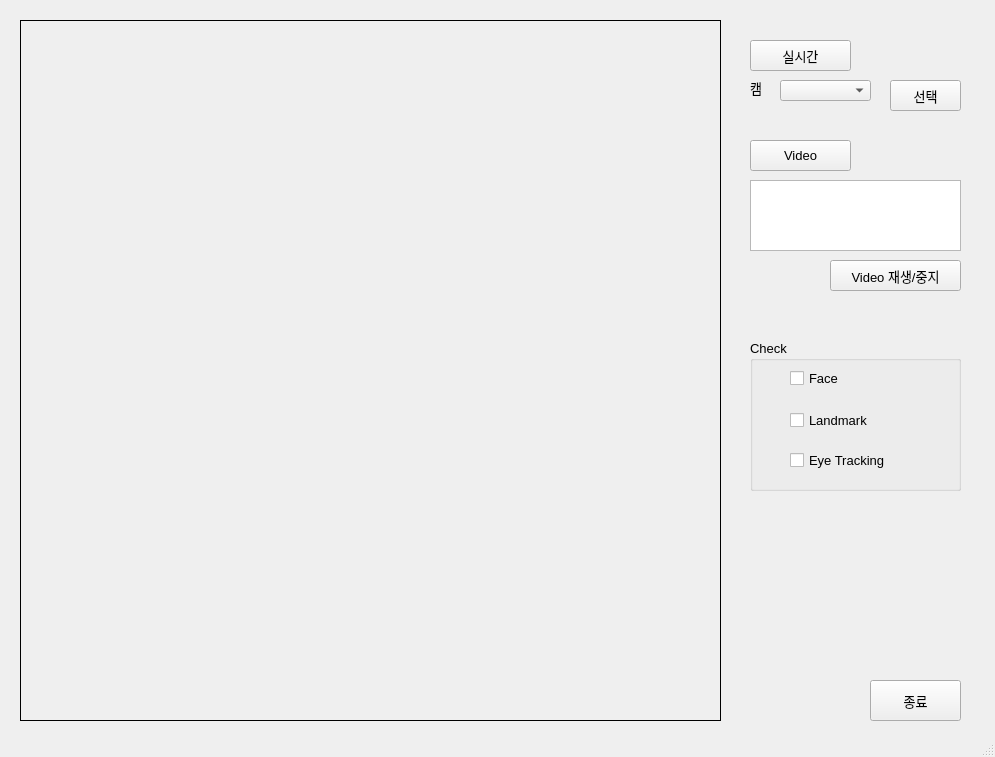
<?xml version="1.0" encoding="UTF-8"?>
<ui version="4.0">
 <class>MainWindow</class>
 <widget class="QMainWindow" name="MainWindow">
  <property name="geometry">
   <rect>
    <x>0</x>
    <y>0</y>
    <width>995</width>
    <height>757</height>
   </rect>
  </property>
  <property name="windowTitle">
   <string>MainWindow</string>
  </property>
  <widget class="QWidget" name="centralwidget">
   <widget class="QGroupBox" name="groupBox">
    <property name="geometry">
     <rect>
      <x>750</x>
      <y>340</y>
      <width>211</width>
      <height>151</height>
     </rect>
    </property>
    <property name="font">
     <font>
      <family>Arial</family>
      <pointsize>10</pointsize>
     </font>
    </property>
    <property name="autoFillBackground">
     <bool>false</bool>
    </property>
    <property name="title">
     <string>Check</string>
    </property>
    <property name="flat">
     <bool>false</bool>
    </property>
    <property name="checkable">
     <bool>false</bool>
    </property>
    <widget class="QCheckBox" name="face_checkBox">
     <property name="geometry">
      <rect>
       <x>40</x>
       <y>30</y>
       <width>85</width>
       <height>16</height>
      </rect>
     </property>
     <property name="font">
      <font>
       <family>Arial</family>
       <pointsize>10</pointsize>
      </font>
     </property>
     <property name="text">
      <string>Face</string>
     </property>
    </widget>
    <widget class="QCheckBox" name="land_checkBox">
     <property name="geometry">
      <rect>
       <x>40</x>
       <y>70</y>
       <width>111</width>
       <height>21</height>
      </rect>
     </property>
     <property name="font">
      <font>
       <family>Arial</family>
       <pointsize>10</pointsize>
      </font>
     </property>
     <property name="text">
      <string>Landmark</string>
     </property>
    </widget>
    <widget class="QCheckBox" name="eye_checkBox">
     <property name="geometry">
      <rect>
       <x>40</x>
       <y>110</y>
       <width>131</width>
       <height>21</height>
      </rect>
     </property>
     <property name="font">
      <font>
       <family>Arial</family>
       <pointsize>10</pointsize>
      </font>
     </property>
     <property name="text">
      <string>Eye Tracking</string>
     </property>
    </widget>
   </widget>
   <widget class="QComboBox" name="cam_comboBox">
    <property name="geometry">
     <rect>
      <x>780</x>
      <y>80</y>
      <width>91</width>
      <height>21</height>
     </rect>
    </property>
   </widget>
   <widget class="QLabel" name="display_label">
    <property name="geometry">
     <rect>
      <x>20</x>
      <y>20</y>
      <width>701</width>
      <height>701</height>
     </rect>
    </property>
    <property name="frameShape">
     <enum>QFrame::Box</enum>
    </property>
    <property name="text">
     <string/>
    </property>
   </widget>
   <widget class="QPushButton" name="video_pushButton">
    <property name="geometry">
     <rect>
      <x>750</x>
      <y>140</y>
      <width>101</width>
      <height>31</height>
     </rect>
    </property>
    <property name="font">
     <font>
      <family>Arial</family>
      <pointsize>10</pointsize>
      <weight>50</weight>
      <bold>false</bold>
     </font>
    </property>
    <property name="text">
     <string>Video</string>
    </property>
   </widget>
   <widget class="QPushButton" name="cam_pushButton">
    <property name="geometry">
     <rect>
      <x>890</x>
      <y>80</y>
      <width>71</width>
      <height>31</height>
     </rect>
    </property>
    <property name="font">
     <font>
      <family>Agency FB</family>
      <pointsize>10</pointsize>
     </font>
    </property>
    <property name="text">
     <string>선택</string>
    </property>
   </widget>
   <widget class="QPushButton" name="realtime_pushButton">
    <property name="geometry">
     <rect>
      <x>750</x>
      <y>40</y>
      <width>101</width>
      <height>31</height>
     </rect>
    </property>
    <property name="font">
     <font>
      <family>Agency FB</family>
      <pointsize>10</pointsize>
     </font>
    </property>
    <property name="text">
     <string>실시간</string>
    </property>
   </widget>
   <widget class="QLabel" name="cam_label">
    <property name="geometry">
     <rect>
      <x>750</x>
      <y>80</y>
      <width>21</width>
      <height>16</height>
     </rect>
    </property>
    <property name="font">
     <font>
      <family>Agency FB</family>
      <pointsize>10</pointsize>
     </font>
    </property>
    <property name="text">
     <string>캠</string>
    </property>
   </widget>
   <widget class="QPushButton" name="exit_Button">
    <property name="geometry">
     <rect>
      <x>870</x>
      <y>680</y>
      <width>91</width>
      <height>41</height>
     </rect>
    </property>
    <property name="font">
     <font>
      <family>Agency FB</family>
      <pointsize>10</pointsize>
     </font>
    </property>
    <property name="text">
     <string>종료</string>
    </property>
   </widget>
   <widget class="QListWidget" name="video_listWidget">
    <property name="geometry">
     <rect>
      <x>750</x>
      <y>180</y>
      <width>211</width>
      <height>71</height>
     </rect>
    </property>
   </widget>
   <widget class="QPushButton" name="videoplay_pushButton">
    <property name="geometry">
     <rect>
      <x>830</x>
      <y>260</y>
      <width>131</width>
      <height>31</height>
     </rect>
    </property>
    <property name="font">
     <font>
      <family>Arial</family>
      <pointsize>10</pointsize>
     </font>
    </property>
    <property name="text">
     <string>Video 재생/중지</string>
    </property>
   </widget>
  </widget>
  <widget class="QStatusBar" name="statusbar"/>
 </widget>
 <resources/>
 <connections/>
</ui>
